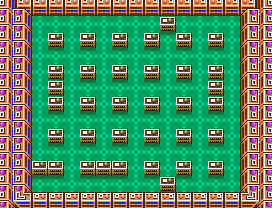

A level layout from a 2D game, rendered from its tile map. Below: a short description, then the map file with tile-grid data replaced by summaries:
An orthogonal 17x13 tile map with 16x16 px tiles, 3 tile layers (background, walls, obstacles) and 42 objects.

<map version="1.8" tiledversion="1.8.4" orientation="orthogonal" renderorder="right-down" width="17" height="13" tilewidth="16" tileheight="16" infinite="0" nextlayerid="9" nextobjectid="43">
 <tileset firstgid="1" source="tileSetMap.tsx" />
 <layer id="2" name="background" width="17" height="13">
  <data>[221 cells, 221 non-empty, 2 distinct tile ids]</data>
 </layer>
 <layer id="1" name="walls" width="17" height="13">
  <data>[221 cells, 78 non-empty, 8 distinct tile ids]</data>
 </layer>
 <layer id="5" name="obstacles" width="17" height="13">
  <data>[221 cells, 36 non-empty, 1 distinct tile ids]</data>
 </layer>
 <objectgroup color="#c3c300" id="8" name="enemysPositions">
  <object id="37" x="231" y="23">
   <point />
  </object>
  <object id="38" x="121" y="86.5">
   <point />
  </object>
  <object id="39" x="183.5" y="84.75">
   <point />
  </object>
  <object id="40" x="102.75" y="182.5">
   <point />
  </object>
  <object id="41" x="232" y="183.5">
   <point />
  </object>
  <object id="42" x="71" y="120">
   <point />
  </object>
 </objectgroup>
 <objectgroup id="6" name="portal" />
 <objectgroup id="7" name="dsObstacle" />
 <objectgroup color="#aa0000" id="3" name="collision">
  <object id="1" x="32.0118" y="16.3239">
   <polyline points="0,0 -0.211999,175.959 208.183,175.535 207.759,-0.211999 5.08796,-0.211999" />
  </object>
  <object id="2" x="48.0214" y="33.0007" width="15.8747" height="14.9232" />
  <object id="3" x="80.1536" y="33.0839" width="15.8747" height="14.9232" />
  <object id="4" x="111.881" y="32.8111" width="15.8747" height="14.9232" />
  <object id="5" x="143.972" y="33.0839" width="15.8747" height="14.9232" />
  <object id="6" x="160.244" y="16.902" width="15.8747" height="14.9232" />
  <object id="7" x="176.063" y="33.0839" width="15.8747" height="14.9232" />
  <object id="8" x="207.972" y="32.902" width="15.8747" height="14.9232" />
  <object id="9" x="208.063" y="64.9929" width="15.8747" height="14.9232" />
  <object id="10" x="208.063" y="81.0839" width="15.8747" height="14.9232" />
  <object id="11" x="207.972" y="97.1748" width="15.8747" height="14.9232" />
  <object id="12" x="175.881" y="96.902" width="15.8747" height="14.9232" />
  <object id="13" x="176.063" y="65.0839" width="15.8747" height="14.9232" />
  <object id="14" x="144.063" y="64.8111" width="15.8747" height="14.9232" />
  <object id="15" x="143.972" y="96.902" width="15.8747" height="14.9232" />
  <object id="16" x="144.063" y="129.084" width="15.8747" height="14.9232" />
  <object id="17" x="175.972" y="129.084" width="15.8747" height="14.9232" />
  <object id="18" x="208.063" y="129.084" width="15.8747" height="14.9232" />
  <object id="19" x="47.9866" y="64.9134" width="15.8747" height="14.9232" />
  <object id="20" x="47.9377" y="81.1634" width="15.8747" height="14.9232" />
  <object id="21" x="47.9703" y="97.0384" width="15.8747" height="14.9232" />
  <object id="22" x="80.0627" y="97.0384" width="15.8747" height="14.9232" />
  <object id="23" x="80.0627" y="64.9759" width="15.8747" height="14.9232" />
  <object id="24" x="112.063" y="65.1009" width="15.8747" height="14.9232" />
  <object id="25" x="112" y="97.0384" width="15.8747" height="14.9232" />
  <object id="26" x="111.938" y="129.101" width="15.8747" height="14.9232" />
  <object id="27" x="80.1877" y="129.101" width="15.8747" height="14.9232" />
  <object id="28" x="47.9717" y="128.902" width="15.8747" height="14.9232" />
  <object id="29" x="48.0626" y="161.032" width="15.8747" height="14.9232" />
  <object id="30" x="31.9717" y="161.032" width="15.8747" height="14.9232" />
  <object id="31" x="79.8887" y="161.06" width="48.0486" height="14.9232" />
  <object id="32" x="143.972" y="160.993" width="15.8747" height="14.9232" />
  <object id="33" x="176.063" y="160.993" width="15.8747" height="14.9232" />
  <object id="34" x="160.063" y="176.902" width="15.8747" height="14.9232" />
  <object id="35" x="208.063" y="161.084" width="15.8747" height="14.9232" />
 </objectgroup>
 <objectgroup id="4" name="positionStartPlayer">
  <object id="36" x="40.25" y="24">
   <point />
  </object>
 </objectgroup>
</map>